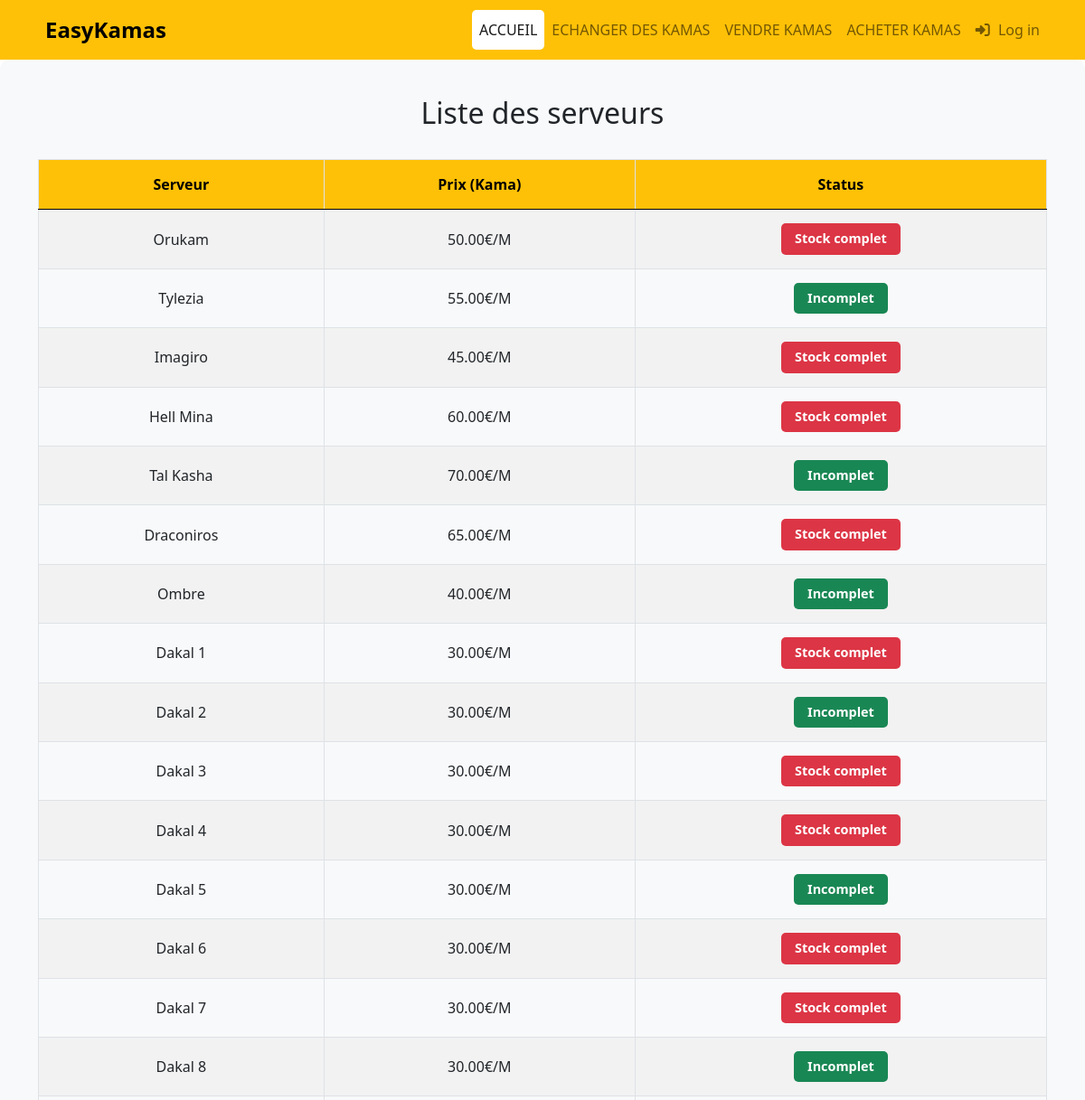
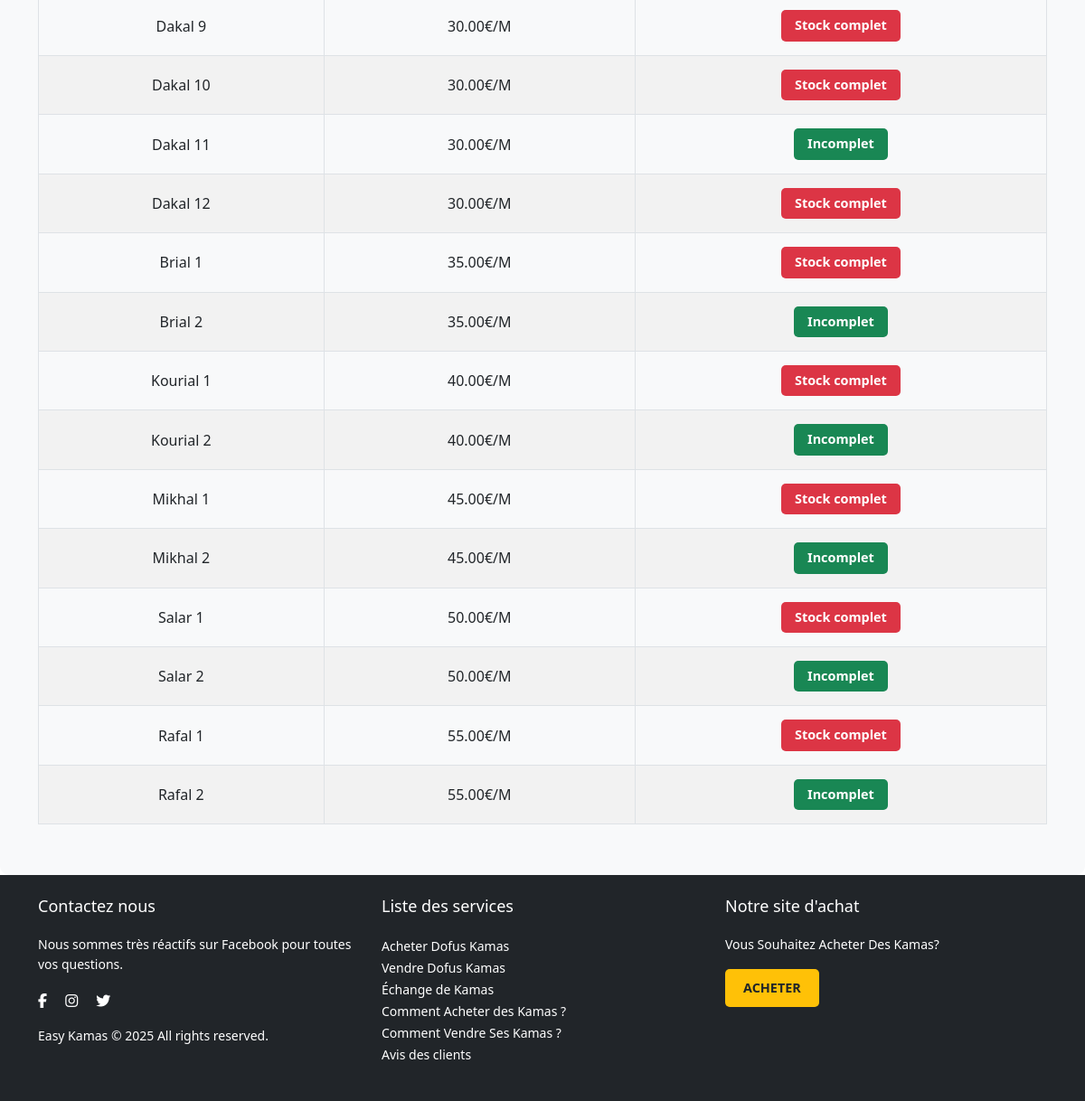
The page /vente-kamas.php on the database its author committed (2 pictures, top to bottom).
### tables this page shows
CREATE TABLE `servers` (
  `id` int(11) NOT NULL,
  `server_name` varchar(255) NOT NULL,
  `price` decimal(10,2) NOT NULL,
  `status` enum('Incomplet','Stock complet') NOT NULL
);

### vente-kamas.php (the view, shortened to what this page needs)
<?php
require_once 'config/database.php';
try {
    $stmt = $pdo->query("SELECT server_name, price, status FROM servers");
    $servers = $stmt->fetchAll();
} catch (PDOException $e) {
    echo 'Error fetching servers: ' . $e->getMessage();
}
?>
<!DOCTYPE html>
<html lang="en">
<head>
    <link rel="stylesheet" href="assets/css/bootstrap.css">
    <link rel="stylesheet" href="assets/css/styles.css">
</head>
<body>
    <?php include_once 'includes/navbar.php' ?>
    <main>
        <section>
        <div class="container">
            <h2 class="text-center">Liste des serveurs</h2>
            <br/>
            <table class="table table-striped">
                <thead>
                    <tr>
                        <th>Serveur</th>
                        <th>Prix (Kama)</th>
                        <th>Status</th>
                    </tr>
                </thead>
                <tbody>
                    <?php if (!empty($servers)): ?>
                        <?php foreach ($servers as $server): ?>
                            <tr>
                                <td><?= htmlspecialchars($server['server_name']); ?></td>
                                <td><?= htmlspecialchars($server['price']); ?>€/M</td>
                                <td>
                                    <span class="badge
                                        <?= $server['status'] == 'Incomplet' ? 'bg-success' : 'bg-danger'; ?>">
                                        <?= htmlspecialchars($server['status']); ?>
                                    </span>
                                </td>
                            </tr>
                        <?php endforeach; ?>
                    <?php else: ?>
                        <tr>
                            <td colspan="3" class="text-center">Aucun serveur disponible.</td>
                        </tr>
                    <?php endif; ?>
                </tbody>
            </table>
        </div>
    </section>
    </main>
    <?php include_once 'includes/footer.php'; ?>
</body>
</html>

### includes/navbar.php (shortened to what this page needs)
<nav class="navbar navbar-expand-lg navbar-light" style="background-color: #ffc107;">
    <div class="container">
        <a class="navbar-brand" href="#">
            <span class="ms-2">EasyKamas</span>
        </a>
        <div class="collapse navbar-collapse" id="navbarNav">
            <ul class="navbar-nav ms-auto">
                <li class="nav-item">
                    <a class="nav-link active" href="index.php">ACCUEIL</a>
                </li>
                <li class="nav-item">
                    <a class="nav-link" href="#">ECHANGER DES KAMAS</a>
                </li>
                <li class="nav-item">
                    <a class="nav-link" href="vente-kamas.php">VENDRE KAMAS</a>
                </li>
                <li class="nav-item">
                    <a class="nav-link" href="achete-kamas.php">ACHETER KAMAS</a>
                </li>
                <?php if (isset($_SESSION['user_id'])):  ?>
                    <li class="nav-item">
                        <a class="nav-link" href="#"><i class="fas fa-euro-sign"></i> Mes ventes</a>
                    </li>
                    <li class="nav-item">
                        <a class="nav-link" href="profile.php"><i class="fas fa-user"></i> Mon compte</a>
                    </li>
                    <li class="nav-item">
                        <a class="nav-link" href="logout.php"><i class="fas fa-sign-out-alt"></i> Déconnexion</a>
                    </li>
                <?php else:  ?>
                    <li class="nav-item">
                        <a class="nav-link" href="login.php"><i class="fas fa-sign-in-alt"></i> Log in</a>
                    </li>
                <?php endif; ?>
            </ul>
        </div>
    </div>
</nav>

### includes/footer.php (shortened to what this page needs)
<footer class="bg-dark text-white py-4">
    <div class="container">
        <div class="row">
            <div class="col-md-4">
                <h5>Contactez nous</h5>
                <p>Nous sommes très réactifs sur Facebook pour toutes vos questions.</p>
                <div class="social-icons">
                    <a href="#" class="text-white me-3"><i class="fab fa-facebook-f"></i></a>
                    <a href="#" class="text-white me-3"><i class="fab fa-instagram"></i></a>
                    <a href="#" class="text-white"><i class="fab fa-twitter"></i></a>
                </div>
                <p class="mt-3">Easy Kamas © 2025 All rights reserved.</p>
            </div>
            <div class="col-md-4">
                <h5>Liste des services</h5>
                <ul class="list-unstyled">
                    <li><a href="#" class="text-white">Acheter Dofus Kamas</a></li>
                    <li><a href="#" class="text-white">Vendre Dofus Kamas</a></li>
                    <li><a href="#" class="text-white">Échange de Kamas</a></li>
                    <li><a href="#" class="text-white">Comment Acheter des Kamas ?</a></li>
                    <li><a href="#" class="text-white">Comment Vendre Ses Kamas ?</a></li>
                    <li><a href="#" class="text-white">Avis des clients</a></li>
                </ul>
            </div>
            <div class="col-md-4">
                <h5>Notre site d'achat</h5>
                <p>Vous Souhaitez Acheter Des Kamas?</p>
                <a href="#" class="btn btn-warning text-dark">ACHETER</a>
            </div>
        </div>
    </div>
</footer>

### assets/css/styles.css (style rules this page uses)
.navbar { background-color: #ffc107; padding: 10px 20px; }
.navbar-brand span { font-size: 1.5rem; font-weight: bold; color: #000; }
.navbar-nav .nav-link { color: #000; font-weight: 500; padding: 10px 15px; }
.navbar-nav .nav-link.active { color: #000000; background-color: #ffffff; }
.navbar-nav .nav-item i { margin-right: 5px; }
section { padding: 40px 20px; background-color: #f8f9fa; border-radius: 10px; }
.table { width: 100%; margin-bottom: 1rem; color: #212529; border-collapse: collapse; }
.table th, .table td { padding: 15px; text-align: center; vertical-align: middle; border: 1px solid #dee2e6; }
.table thead th { background-color: #ffc107; color: #000; font-weight: bold; }
.table tbody tr:nth-child(even) { background-color: #f8f9fa; }
.table tbody tr:nth-child(odd) { background-color: #ffffff; }
.badge { padding: 10px 15px; font-size: 0.9rem; border-radius: 5px; }
.badge.bg-success { background-color: #28a745; }
.badge.bg-danger { background-color: #dc3545; }
.btn { padding: 10px 20px; font-size: 0.9rem; border-radius: 5px; }
footer { background-color: #343a40; color: #ffffff; }
footer h5 { font-size: 18px; margin-bottom: 20px; }
footer p { font-size: 14px; line-height: 1.6; }
footer .social-icons a { font-size: 16px; margin-right: 15px; color: #ffffff; transition: color 0.3s ease-in-out; }
footer ul { list-style: none; padding-left: 0; }
footer ul li a { color: #ffffff; text-decoration: none; font-size: 14px; transition: color 0.3s ease-in-out; }
footer .btn-warning { background-color: #ffc107; border: none; font-weight: bold; color: #343a40; transition: background-color 0.3s ease-in-out; }

### vente-kamas.php (style rules this page uses)
.navbar-nav .nav-link.active { border-radius: 5px; }

### rows shown on the page
servers: server_name "Orukam", price "50.00", status "Stock complet"
servers: server_name "Tylezia", price "55.00", status "Incomplet"
servers: server_name "Imagiro", price "45.00", status "Stock complet"
servers: server_name "Hell Mina", price "60.00", status "Stock complet"
servers: server_name "Tal Kasha", price "70.00", status "Incomplet"
servers: server_name "Draconiros", price "65.00", status "Stock complet"
servers: server_name "Ombre", price "40.00", status "Incomplet"
servers: server_name "Dakal 1", price "30.00", status "Stock complet"
servers: server_name "Dakal 2", price "30.00", status "Incomplet"
servers: server_name "Dakal 3", price "30.00", status "Stock complet"
servers: server_name "Dakal 4", price "30.00", status "Stock complet"
servers: server_name "Dakal 5", price "30.00", status "Incomplet"
servers: server_name "Dakal 6", price "30.00", status "Stock complet"
servers: server_name "Dakal 7", price "30.00", status "Stock complet"
servers: server_name "Dakal 8", price "30.00", status "Incomplet"
servers: server_name "Dakal 9", price "30.00", status "Stock complet"
servers: server_name "Dakal 10", price "30.00", status "Stock complet"
servers: server_name "Dakal 11", price "30.00", status "Incomplet"
servers: server_name "Dakal 12", price "30.00", status "Stock complet"
servers: server_name "Brial 1", price "35.00", status "Stock complet"
servers: server_name "Brial 2", price "35.00", status "Incomplet"
servers: server_name "Kourial 1", price "40.00", status "Stock complet"
servers: server_name "Kourial 2", price "40.00", status "Incomplet"
servers: server_name "Mikhal 1", price "45.00", status "Stock complet"
servers: server_name "Mikhal 2", price "45.00", status "Incomplet"
servers: server_name "Salar 1", price "50.00", status "Stock complet"
servers: server_name "Salar 2", price "50.00", status "Incomplet"
servers: server_name "Rafal 1", price "55.00", status "Stock complet"
servers: server_name "Rafal 2", price "55.00", status "Incomplet"
